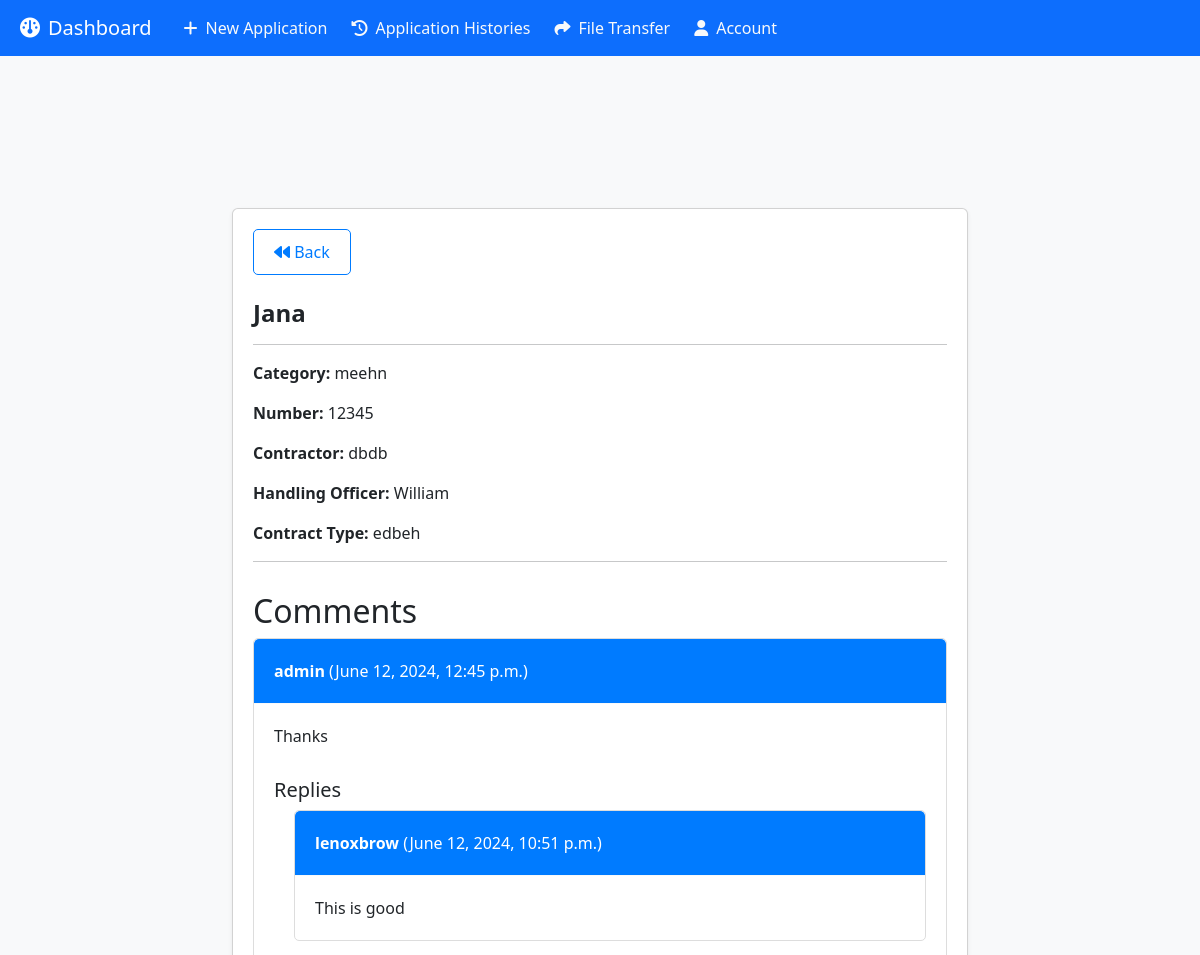
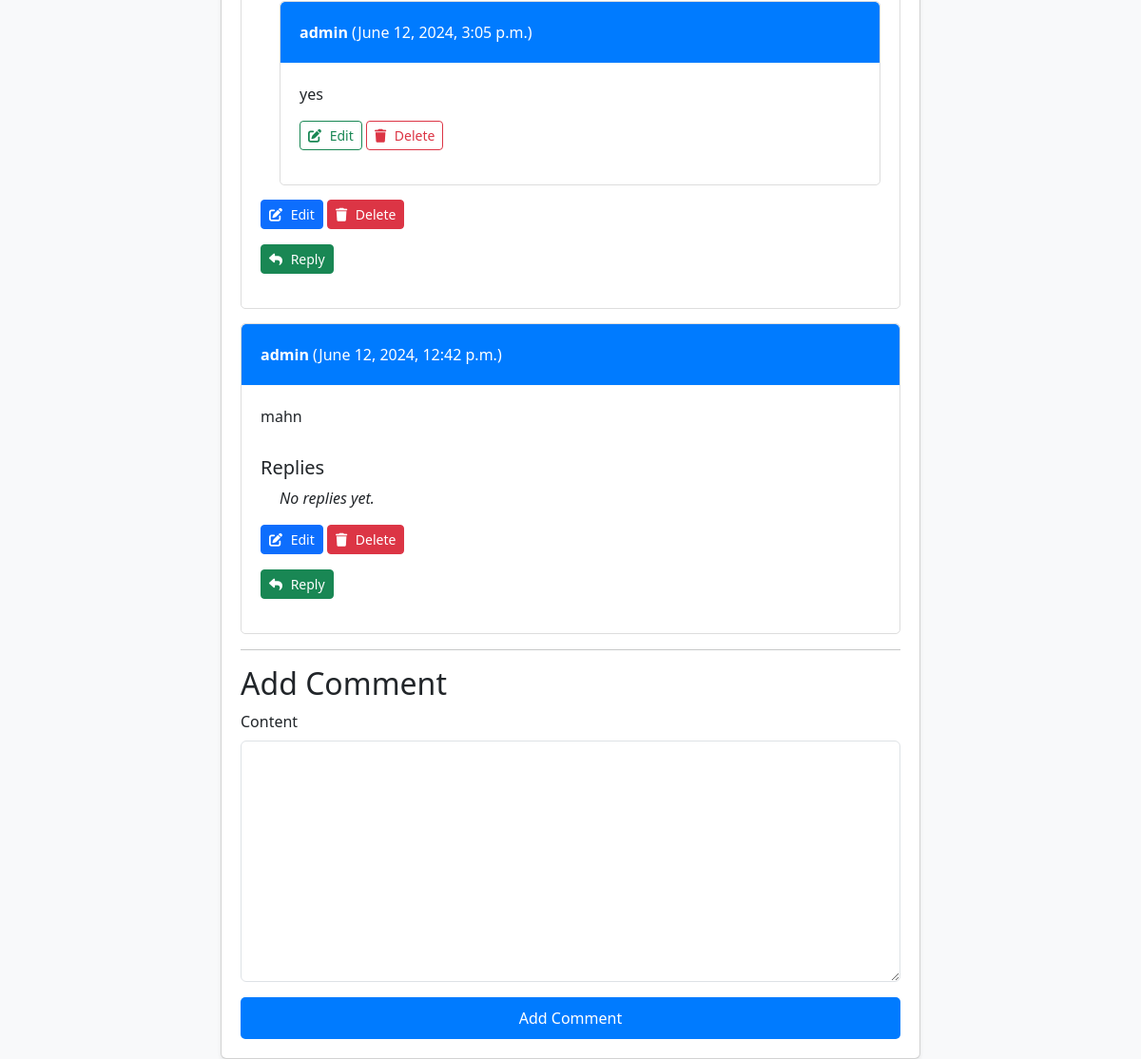
Page /projects/4/ (signed in) on the committed database (2 pictures, top to bottom).
### main/models.py (models this page shows, shortened)
class Project(models.Model):
    name = models.CharField(max_length=100)
    category = models.CharField(max_length=100)
    number = models.CharField(max_length=100)
    contractor = models.CharField(max_length=100)
    handling_officer = models.ForeignKey(User, on_delete=models.SET_NULL, null=True, related_name='projects')
    contract_type = models.CharField(max_length=50)
    files = models.FileField(upload_to=unique_file_name, null=True, blank=True)
    created_at = models.DateTimeField(auto_now_add=True)

class Comment(models.Model):
    project = models.ForeignKey(Project, related_name='comments', on_delete=models.CASCADE)
    user = models.ForeignKey(User, on_delete=models.CASCADE)
    content = models.TextField()
    timestamp = models.DateTimeField(auto_now_add=True)

class Reply(models.Model):
    comment = models.ForeignKey(Comment, related_name='replies', on_delete=models.CASCADE)
    user = models.ForeignKey(User, on_delete=models.CASCADE)
    content = models.TextField()
    timestamp = models.DateTimeField(auto_now_add=True)

### main/views.py (the view)
# urls.py: path('projects/<int:pk>/', views.project_detail, name='project_detail'),
@login_required
def project_detail(request, pk):
    project = get_object_or_404(Project, pk=pk)
    comments = project.comments.all().order_by('-timestamp')
    if request.method == 'POST':
        comment_form = CommentForm(request.POST)
        if comment_form.is_valid():
            comment = comment_form.save(commit=False)
            comment.user = request.user
            comment.project = project
            comment.save()
            return redirect('project_detail', pk=project.pk)
    else:
        comment_form = CommentForm()
    return render(request, 'project_detail.html', {
        'project': project,
        'comments': comments,
        'comment_form': comment_form
    })

### main/forms.py
class CommentForm(forms.ModelForm):
    class Meta:
        model = Comment
        fields = ['content']

### templates/project_detail.html (shortened to what this page needs)
{% extends 'base.html' %}
{% load crispy_forms_tags %}
{% block content %}
<div class="container project-details">
    <div class="row justify-content-center">
        <div class="col-md-8">
            <div class="card shadow-sm mt-5">
                <div class="card-body">
                    <div>
                        <a class="btn btn-outline-custom" href="{% url 'project_list' %}"><i class="fa-solid fa-backward"></i> Back</a>
                    </div>
                    <h1 class="card-title mt-4">{{ project.name }}</h1>
                    <hr>
                    <p><span class="fw-bold">Category:</span> {{ project.category }}</p>
                    <p><span class="fw-bold">Number:</span> {{ project.number }}</p>
                    <p><span class="fw-bold">Contractor:</span> {{ project.contractor }}</p>
                    <p><span class="fw-bold">Handling Officer:</span> {{ project.handling_officer.username }}</p>
                    <p><span class="fw-bold">Contract Type:</span> {{ project.contract_type }}</p>
                    <hr>
                    <div class="comment-section">
                        <h2>Comments</h2>
                        {% for comment in comments %}
                        <div class="card comment-card">
                            <div class="card-header">
                                <strong>{{ comment.user.username }}</strong> ({{ comment.timestamp }})
                            </div>
                            <div class="card-body">
                                <p class="card-text">{{ comment.content }}</p>
                                <div class="replies-section">
                                    <h5>Replies</h5>
                                    {% for reply in comment.replies.all|dictsortreversed:"timestamp" %}
                                    <div class="card reply-card">
                                        <div class="card-header">
                                            <strong>{{ reply.user.username }}</strong> ({{ reply.timestamp }})
                                        </div>
                                        <div class="card-body">
                                            <p class="card-text">{{ reply.content }}</p>
                                            {% if reply.user == request.user %}
                                            <p>
                                                <a href="{% url 'edit_reply' project.pk comment.pk reply.pk %}" class="btn btn-sm btn-outline-success"><i class="fa-solid fa-pen-to-square"></i> Edit</a>
                                                <a href="{% url 'delete_reply' project_id=project.id comment_id=comment.id reply_id=reply.id %}" class="btn btn-sm btn-outline-danger"><i class="fa-solid fa-trash"></i> Delete</a>
                                            </p>
                                            {% endif %}
                                        </div>
                                    </div>
                                    {% empty %}
                                    <p class="no-replies">No replies yet.</p>
                                    {% endfor %}
                                </div>
                                {% if request.user.userprofile.role == 'director' %}
                                <p>
                                    <a href="{% url 'edit_comment' pk=project.pk comment_id=comment.pk %}" class="btn btn-sm btn-primary"><i class="fa-solid fa-pen-to-square"></i> Edit</a>
                                    <a href="{% url 'delete_comment' pk=project.pk comment_id=comment.pk %}" class="btn btn-sm btn-danger"><i class="fa-solid fa-trash"></i> Delete</a>
                                </p>
                                {% endif %}
                                <p><a href="{% url 'add_reply' project.pk comment.pk %}" class="btn btn-sm btn-success"><i class="fa-solid fa-reply"></i> Reply</a></p>
                            </div>
                        </div>
                        {% endfor %}
                    </div>
                    {% if user.userprofile.role == 'director' %}
                    <hr>
                    <div class="add-comment-section">
                        <h2>Add Comment</h2>
                        <form method="post">
                            <div class="row">
                                <div class="col">
                                    {{ comment_form|crispy }}
                                </div>
                            </div>
                            <div class="d-grid">
                                <button type="submit" class="btn btn-custom">Add Comment</button>
                            </div>
                        </form>
                    </div>
                    {% else %}
                    <hr>
                    <p class="fw-bold">You do not have permission to add a comment.</p>
                    {% endif %}
                </div>
            </div>
        </div>
    </div>
</div>
{% endblock %}

### templates/project_detail.html (style rules this page uses)
.project-details { margin-top: 13vh; }
.card-header, .card-body { padding: 20px; }
.card-header { background-color: #007bff; color: white; border-bottom: 1px solid #f8f9fa; }
.card-title { font-size: 1.5rem; font-weight: bold; }
.fw-bold { font-weight: bold; }
.comment-section, .replies-section { margin-top: 30px; }
.replies-section h5 { margin-top: 20px; }
.btn-custom { background-color: #007bff; border: none; padding: 10px 20px; font-size: 1rem; border-radius: 5px; transition: background-color 0.3s ease; color: white; }
.btn-outline-custom { border: 1px solid #007bff; padding: 10px 20px; font-size: 1rem; border-radius: 5px; color: #007bff; transition: background-color 0.3s ease, color 0.3s ease; }
.btn-sm i { margin-right: 5px; }
.comment-card, .reply-card { border: 1px solid #ddd; margin-bottom: 15px; border-radius: 5px; overflow: hidden; }
.reply-card { margin-left: 20px; }
.no-replies { margin-left: 20px; font-style: italic; }

### rows in the picture
Project: name "Jana", category "meehn", number "12345", contractor "dbdb", handling_officer.username "William", contract_type "edbeh"
Comment: user.username "admin", timestamp "June 12, 2024, 12:45 p.m.", content "Thanks"
Reply: user.username "lenoxbrow", timestamp "June 12, 2024, 10:51 p.m.", content "This is good"
Reply: user.username "admin", timestamp "June 12, 2024, 3:05 p.m.", content "yes", shows "Edit"
Comment: user.username "admin", timestamp "June 12, 2024, 12:42 p.m.", content "mahn"
